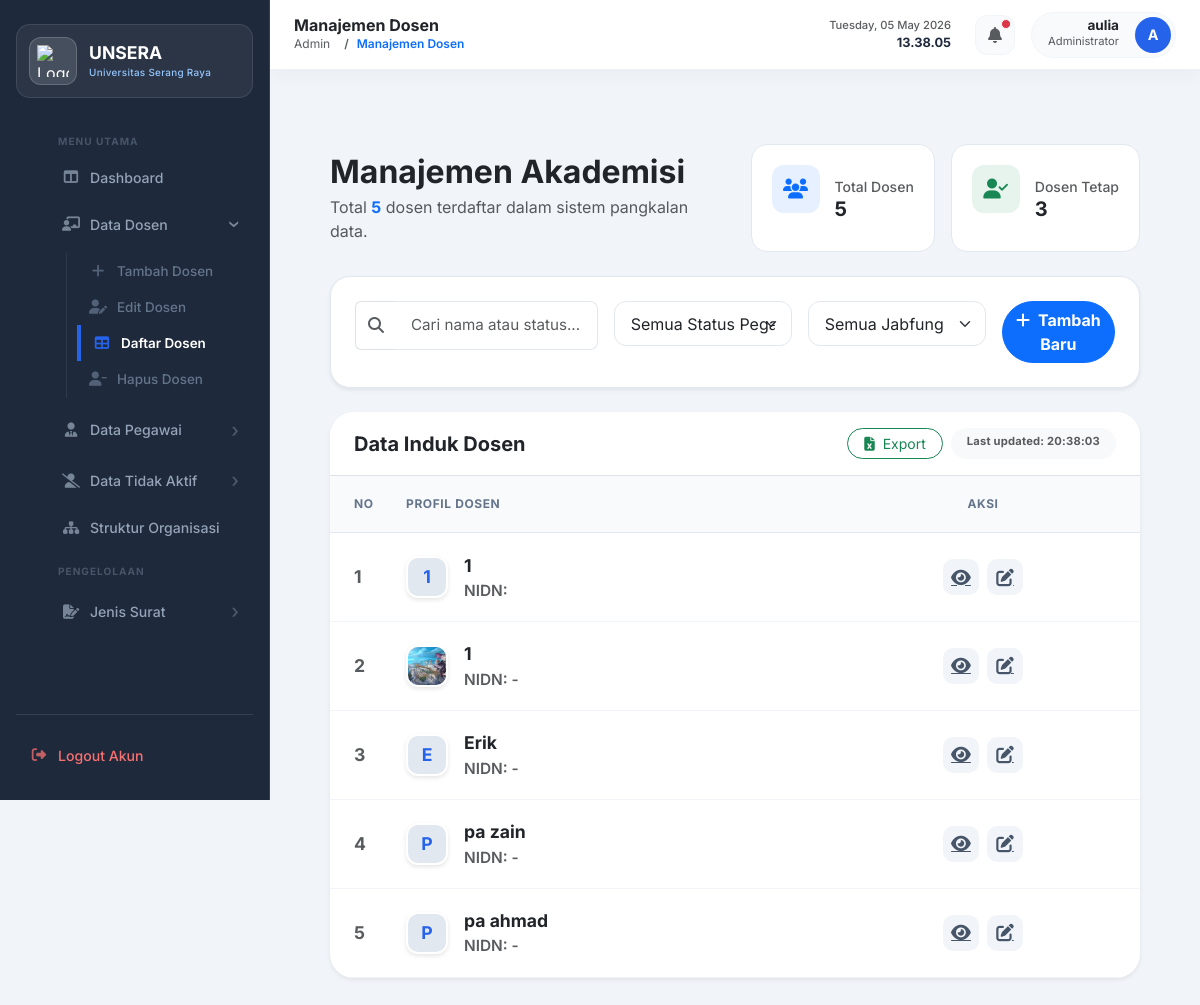
/daftar_dosen.php (signed in), run on the app's committed database.
### tables this page shows
CREATE TABLE `dosen` (
  `id` int NOT NULL AUTO_INCREMENT,
  `nama_lengkap` varchar(128) DEFAULT NULL,
  `alamat` varchar(255) DEFAULT NULL,
  `ttl_tempat` varchar(64) DEFAULT NULL,
  `ttl_tanggal` date DEFAULT NULL,
  `status_dosen` varchar(64) DEFAULT NULL,
  `jenis_dosen` varchar(64) DEFAULT NULL,
  `jabatan_dosen` varchar(255) DEFAULT NULL,
  `jabatan_struktural` varchar(64) DEFAULT NULL,
  `tmk` date DEFAULT NULL,
  `tmtk` date DEFAULT NULL,
  `ket_tidak_kerja` varchar(64) DEFAULT NULL,
  `dok_tidak_kerja` longblob,
  `dok_tidak_kerja_name` varchar(255) DEFAULT NULL,
  `dok_tidak_kerja_type` varchar(100) DEFAULT NULL,
  `jabfung_akademik` varchar(64) DEFAULT NULL,
  `tmt_jabfung` date DEFAULT NULL,
  `dok_jabfung` longblob,
  `dok_jabfung_name` varchar(255) DEFAULT NULL,
  `dok_jabfung_type` varchar(100) DEFAULT NULL,
  `gol_lldikti` varchar(64) DEFAULT NULL,
  `tmt_gol_lldikti` date DEFAULT NULL,
  `dok_gol_lldikti` longblob,
  `dok_gol_lldikti_name` varchar(255) DEFAULT NULL,
  `dok_gol_lldikti_type` varchar(100) DEFAULT NULL,
  `gol_yayasan` varchar(64) DEFAULT NULL,
  `tmt_gol_yayasan` date DEFAULT NULL,
  `dok_gol_yayasan` longblob,
  `dok_gol_yayasan_name` varchar(255) DEFAULT NULL,
  `dok_gol_yayasan_type` varchar(100) DEFAULT NULL,
  `reward` varchar(128) DEFAULT NULL,
  `tgl_reward` date DEFAULT NULL,
  `dok_reward` varchar(255) DEFAULT NULL,
  `punishment` varchar(128) DEFAULT NULL,
  `dok_punishment` varchar(255) DEFAULT NULL,
  `homebase_prodi` varchar(64) DEFAULT NULL,
  `unit_kerja` varchar(64) DEFAULT NULL,
  `no_serdos` int DEFAULT NULL,
  `dok_serdos` longblob,
  `dok_serdos_name` varchar(255) DEFAULT NULL,
  `dok_serdos_type` varchar(100) DEFAULT NULL,
  `riwayat_pendidikan` varchar(8) DEFAULT NULL,
  `status_pribadi` char(100) DEFAULT NULL,
  `dok_ktp` longblob,
  `dok_ktp_name` varchar(255) DEFAULT NULL,
  `dok_ktp_type` varchar(100) DEFAULT NULL,
  `dok_kk` longblob,
  `dok_kk_name` varchar(255) DEFAULT NULL,
  `dok_kk_type` varchar(100) DEFAULT NULL,
  `foto_profil` varchar(255) DEFAULT NULL,
  `status_keaktifan` varchar(32) DEFAULT 'Aktif',
  `keterangan_keaktifan` text,
  `tgl_mulai_tidak_bekerja` date DEFAULT NULL,
  `nip` varchar(50) DEFAULT NULL,
  `nidn` varchar(50) DEFAULT NULL,
  `nuptk` varchar(50) DEFAULT NULL,
  `tmt_serdos` date DEFAULT NULL,
  `created_at` timestamp NULL DEFAULT CURRENT_TIMESTAMP,
  PRIMARY KEY (`id`)
);

### htdocs/daftar_dosen.php (the view, shortened to what this page needs)
<?php
require 'db.php';
$search = $_GET['search'] ?? '';
$where_clauses = ["status_keaktifan != 'Tidak Aktif'"];
$where = count($where_clauses) > 0 ? " WHERE " . implode(" AND ", $where_clauses) : "";
$data = $conn->query("SELECT * FROM dosen $where ORDER BY id DESC");
$total_dosen = $conn->query("SELECT COUNT(*) as total FROM dosen WHERE status_keaktifan != 'Tidak Aktif'")->fetch_assoc()['total'];
$total_tetap = $conn->query("SELECT COUNT(*) as total FROM dosen WHERE status_keaktifan != 'Tidak Aktif' AND status_dosen='Tetap'")->fetch_assoc()['total'];
?>
<!DOCTYPE html>
<html lang="id">
<head>
    <link rel="stylesheet" href="style.css?v=<?= time() ?>">
    <link href="https://cdn.jsdelivr.net/npm/bootstrap@5.3.0/dist/css/bootstrap.min.css" rel="stylesheet">
    <link rel="stylesheet" href="https://cdnjs.cloudflare.com/ajax/libs/font-awesome/6.4.0/css/all.min.css">
</head>
<body>
<?php include 'components/sidebar.php'; ?>
<div class="main-content">
    <?php include 'components/navbar.php'; ?>
    <div class="container-fluid px-4 py-4">
        <div class="row g-4 mb-4 align-items-center">
            <div class="col-lg-6">
                <h1 class="h2 fw-bold text-dark mb-1">Manajemen Akademisi</h1>
                <p class="text-muted mb-0">Total <span class="fw-bold text-primary"><?= $total_dosen ?></span> dosen terdaftar dalam sistem pangkalan data.</p>
            </div>
            <div class="col-lg-6">
                <div class="d-flex gap-3 justify-content-lg-end flex-wrap">
                    <div class="stat-mini-card">
                        <div class="stat-icon bg-primary bg-opacity-10 text-primary"><i class="fas fa-users"></i></div>
                        <div>
                            <div class="small text-muted fw-medium">Total Dosen</div>
                            <div class="h5 fw-bold mb-0"><?= $total_dosen ?></div>
                        </div>
                    </div>
                    <div class="stat-mini-card">
                        <div class="stat-icon bg-success bg-opacity-10 text-success"><i class="fas fa-user-check"></i></div>
                        <div>
                            <div class="small text-muted fw-medium">Dosen Tetap</div>
                            <div class="h5 fw-bold mb-0"><?= $total_tetap ?></div>
                        </div>
                    </div>
                </div>
            </div>
        </div>
        <div class="filter-section shadow-sm">
            <form method="GET" class="row g-3">
                <div class="col-md-4">
                    <div class="input-group">
                        <span class="input-group-text bg-transparent border-end-0 text-muted"><i class="fas fa-search"></i></span>
                        <input type="text" name="search" id="searchFilter" class="form-control border-start-0" value="<?= htmlspecialchars($search) ?>" placeholder="Cari nama atau status..." onkeyup="fetchDosen()">
                    </div>
                </div>
                <div class="col-md-3">
                    <select name="status" id="statusFilter" class="form-select" onchange="fetchDosen()">
                        <option value="">Semua Status Pegawai</option>
                    </select>
                </div>
                <div class="col-md-3">
                    <select name="jabfung" id="jabfungFilter" class="form-select" onchange="fetchDosen()">
                        <option value="">Semua Jabfung</option>
                    </select>
                </div>
                <div class="col-md-2 d-grid">
                    <a href="input_dosen.php" class="btn btn-primary rounded-pill fw-bold">
                        <i class="fas fa-plus me-2"></i>Tambah Baru
                    </a>
                </div>
            </form>
        </div>
        <div class="table-card shadow-sm">
            <div class="card-header bg-white py-3 px-4 d-flex justify-content-between align-items-center border-bottom">
                <h5 class="mb-0 fw-bold text-dark">Data Induk Dosen</h5>
                <div class="d-flex gap-2">
                    <a href="export_dosen.php" class="btn btn-sm btn-outline-success rounded-pill px-3"><i class="fas fa-file-excel me-1"></i> Export</a>
                    <span class="badge bg-light text-muted rounded-pill px-3 py-2" style="font-size: 0.7rem;">Last updated: <span id="last-updated"><?= date('H:i:s') ?></span></span>
                </div>
            </div>
            <div class="table-responsive">
                <table class="data-table">
                    <thead>
                        <tr>
                            <th class="ps-4" style="width: 60px;">No</th>
                            <th>Profil Dosen</th>
                            <th class="text-center pe-4">Aksi</th>
                        </tr>
                    </thead>
                    <tbody>
                        <?php
                        if ($data->num_rows > 0) {
                            $no = 1;
                            while($row = $data->fetch_assoc()) {
                                $initials = strtoupper(substr($row['nama_lengkap'], 0, 1));
                        ?>
                        <tr>
                            <td class="ps-4 text-muted fw-bold"><?= $no++ ?></td>
                            <td>
                                <div class="d-flex align-items-center gap-3">
                                    <div class="avatar-box">
                                        <?php if(!empty($row['foto_profil'])): ?>
                                            <img src="<?= htmlspecialchars($row['foto_profil']) ?>" alt="Foto">
                                        <?php else: ?>
                                            <?= $initials ?>
                                        <?php endif; ?>
                                    </div>
                                    <div>
                                        <div class="fw-bold text-dark mb-0"><?= htmlspecialchars($row['nama_lengkap']) ?></div>
                                        <div class="small text-muted">NIDN: <?= htmlspecialchars($row['nidn'] ?? '-') ?></div>
                                    </div>
                                </div>
                            </td>
                            <td class="text-center pe-4">
                                <div class="d-flex justify-content-center gap-2">
                                    <a href="detail_dosen.php?id=<?= $row['id'] ?>" class="btn-action" title="Detail Profil"><i class="fas fa-eye"></i></a>
                                    <a href="form_edit_dosen.php?id=<?= $row['id'] ?>" class="btn-action" title="Edit Data"><i class="fas fa-edit"></i></a>
                                </div>
                            </td>
                        </tr>
                        <?php
                            }
                        }
                        ?>
                    </tbody>
                </table>
            </div>
        </div>
    </div>
</div>
</body>
</html>

### data on the page
dosen: nama_lengkap "1"
dosen: foto_profil (picture), nama_lengkap "1", nidn "-"
dosen: nama_lengkap "E", nama_lengkap "Erik", nidn "-"
dosen: nama_lengkap "P", nama_lengkap "pa zain", nidn "-"
dosen: nama_lengkap "P", nama_lengkap "pa ahmad", nidn "-"

### other printed values
$page_title_text "Manajemen Dosen"
$admin_nama "aulia"
$admin_initial "A"
$total_dosen "5"
$total_tetap "3"
